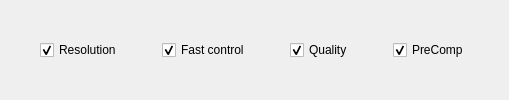
           <widget class="QFrame" name="frame_8">
            <property name="maximumSize">
             <size>
              <width>16777215</width>
              <height>16777215</height>
             </size>
            </property>
            <property name="frameShape">
             <enum>QFrame::NoFrame</enum>
            </property>
            <property name="frameShadow">
             <enum>QFrame::Raised</enum>
            </property>
            <layout class="QHBoxLayout" name="horizontalLayout_18">
             <property name="spacing">
              <number>0</number>
             </property>
             <property name="margin">
              <number>0</number>
             </property>
             <item>
              <spacer name="horizontalSpacer">
               <property name="orientation">
                <enum>Qt::Horizontal</enum>
               </property>
               <property name="sizeHint" stdset="0">
                <size>
                 <width>40</width>
                 <height>20</height>
                </size>
               </property>
              </spacer>
             </item>
             <item>
              <widget class="QCheckBox" name="resolutionVisible_CB">
               <property name="maximumSize">
                <size>
                 <width>16777215</width>
                 <height>16777215</height>
                </size>
               </property>
               <property name="layoutDirection">
                <enum>Qt::LeftToRight</enum>
               </property>
               <property name="text">
                <string>Resolution</string>
               </property>
               <property name="checked">
                <bool>true</bool>
               </property>
              </widget>
             </item>
             <item>
              <spacer name="horizontalSpacer_2">
               <property name="orientation">
                <enum>Qt::Horizontal</enum>
               </property>
               <property name="sizeHint" stdset="0">
                <size>
                 <width>40</width>
                 <height>20</height>
                </size>
               </property>
              </spacer>
             </item>
             <item>
              <widget class="QCheckBox" name="fastControlVisible_CB">
               <property name="text">
                <string>Fast control</string>
               </property>
               <property name="checked">
                <bool>true</bool>
               </property>
              </widget>
             </item>
             <item>
              <spacer name="horizontalSpacer_3">
               <property name="orientation">
                <enum>Qt::Horizontal</enum>
               </property>
               <property name="sizeHint" stdset="0">
                <size>
                 <width>40</width>
                 <height>20</height>
                </size>
               </property>
              </spacer>
             </item>
             <item>
              <widget class="QCheckBox" name="qualityVisible_CB">
               <property name="text">
                <string>Quality</string>
               </property>
               <property name="checked">
                <bool>true</bool>
               </property>
              </widget>
             </item>
             <item>
              <spacer name="horizontalSpacer_5">
               <property name="orientation">
                <enum>Qt::Horizontal</enum>
               </property>
               <property name="sizeHint" stdset="0">
                <size>
                 <width>40</width>
                 <height>20</height>
                </size>
               </property>
              </spacer>
             </item>
             <item>
              <widget class="QCheckBox" name="preCompVisible_CB">
               <property name="text">
                <string>PreComp</string>
               </property>
               <property name="checked">
                <bool>true</bool>
               </property>
              </widget>
             </item>
             <item>
              <spacer name="horizontalSpacer_4">
               <property name="orientation">
                <enum>Qt::Horizontal</enum>
               </property>
               <property name="sizeHint" stdset="0">
                <size>
                 <width>40</width>
                 <height>20</height>
                </size>
               </property>
              </spacer>
             </item>
            </layout>
           </widget>
